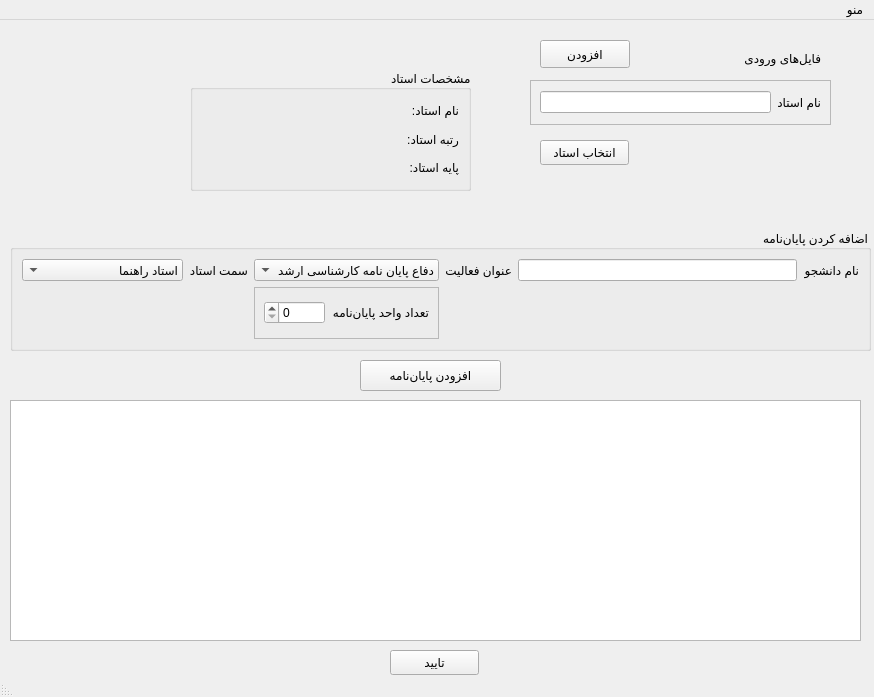
<?xml version="1.0" encoding="UTF-8"?>
<ui version="4.0">
 <class>mainWindow</class>
 <widget class="QMainWindow" name="mainWindow">
  <property name="geometry">
   <rect>
    <x>0</x>
    <y>0</y>
    <width>874</width>
    <height>697</height>
   </rect>
  </property>
  <property name="windowTitle">
   <string>MainWindow</string>
  </property>
  <widget class="QWidget" name="centralwidget">
   <widget class="QLabel" name="logo">
    <property name="geometry">
     <rect>
      <x>10</x>
      <y>10</y>
      <width>161</width>
      <height>181</height>
     </rect>
    </property>
    <property name="text">
     <string/>
    </property>
    <property name="pixmap">
     <pixmap resource="../resources/logo.qrc">:/uni-logo/logo.png</pixmap>
    </property>
    <property name="scaledContents">
     <bool>true</bool>
    </property>
   </widget>
   <widget class="QTableView" name="outputTable">
    <property name="geometry">
     <rect>
      <x>10</x>
      <y>380</y>
      <width>851</width>
      <height>241</height>
     </rect>
    </property>
   </widget>
   <widget class="QFrame" name="profSelectionFrame">
    <property name="geometry">
     <rect>
      <x>530</x>
      <y>60</y>
      <width>301</width>
      <height>45</height>
     </rect>
    </property>
    <property name="frameShape">
     <enum>QFrame::StyledPanel</enum>
    </property>
    <property name="frameShadow">
     <enum>QFrame::Raised</enum>
    </property>
    <layout class="QGridLayout" name="gridLayout">
     <item row="0" column="0">
      <widget class="QLineEdit" name="profPrimaryKey"/>
     </item>
     <item row="0" column="1">
      <widget class="QLabel" name="profSelectionLabel">
       <property name="text">
        <string>نام استاد</string>
       </property>
      </widget>
     </item>
    </layout>
   </widget>
   <widget class="QPushButton" name="profSelectionConfirmBtn">
    <property name="geometry">
     <rect>
      <x>540</x>
      <y>120</y>
      <width>89</width>
      <height>25</height>
     </rect>
    </property>
    <property name="statusTip">
     <string>انتخاب یک استاد برای ایجاد لیست حق التدریس</string>
    </property>
    <property name="text">
     <string>انتخاب استاد</string>
    </property>
   </widget>
   <widget class="QGroupBox" name="profDetailsBox">
    <property name="geometry">
     <rect>
      <x>190</x>
      <y>50</y>
      <width>281</width>
      <height>121</height>
     </rect>
    </property>
    <property name="layoutDirection">
     <enum>Qt::RightToLeft</enum>
    </property>
    <property name="title">
     <string>مشخصات استاد</string>
    </property>
    <layout class="QGridLayout" name="gridLayout_2">
     <item row="2" column="0">
      <widget class="QLabel" name="profBaseLabel">
       <property name="text">
        <string>پایه استاد:</string>
       </property>
      </widget>
     </item>
     <item row="2" column="1">
      <widget class="QLabel" name="profBase">
       <property name="text">
        <string/>
       </property>
      </widget>
     </item>
     <item row="1" column="0">
      <widget class="QLabel" name="profGradeLabel">
       <property name="text">
        <string>رتبه استاد:</string>
       </property>
      </widget>
     </item>
     <item row="1" column="1">
      <widget class="QLabel" name="profGrade">
       <property name="text">
        <string/>
       </property>
      </widget>
     </item>
     <item row="0" column="0">
      <widget class="QLabel" name="profNameLabel">
       <property name="text">
        <string>نام استاد:</string>
       </property>
      </widget>
     </item>
     <item row="0" column="1">
      <widget class="QLabel" name="profName">
       <property name="text">
        <string/>
       </property>
      </widget>
     </item>
    </layout>
   </widget>
   <widget class="QGroupBox" name="thesisInsertionBox">
    <property name="geometry">
     <rect>
      <x>10</x>
      <y>210</y>
      <width>861</width>
      <height>121</height>
     </rect>
    </property>
    <property name="layoutDirection">
     <enum>Qt::RightToLeft</enum>
    </property>
    <property name="title">
     <string>اضافه کردن پایان‌نامه</string>
    </property>
    <layout class="QGridLayout" name="gridLayout_3">
     <item row="0" column="5">
      <widget class="QComboBox" name="profPosition">
       <item>
        <property name="text">
         <string>استاد راهنما</string>
        </property>
       </item>
       <item>
        <property name="text">
         <string>استاد راهنمای مشترک اول</string>
        </property>
       </item>
       <item>
        <property name="text">
         <string>استاد راهنمای مشترک دوم</string>
        </property>
       </item>
       <item>
        <property name="text">
         <string>استاد مشاور</string>
        </property>
       </item>
       <item>
        <property name="text">
         <string>استاد مشاور مشترک اول</string>
        </property>
       </item>
       <item>
        <property name="text">
         <string>استاد مشاور مشترک دوم</string>
        </property>
       </item>
       <item>
        <property name="text">
         <string>ناظر تحصیلات تکمیلی</string>
        </property>
       </item>
       <item>
        <property name="text">
         <string>داور</string>
        </property>
       </item>
      </widget>
     </item>
     <item row="0" column="4">
      <widget class="QLabel" name="profPositionLabel">
       <property name="text">
        <string>سمت استاد</string>
       </property>
      </widget>
     </item>
     <item row="0" column="1">
      <widget class="QLineEdit" name="studentName"/>
     </item>
     <item row="0" column="2">
      <widget class="QLabel" name="activityTitleLabel">
       <property name="text">
        <string>عنوان فعالیت</string>
       </property>
      </widget>
     </item>
     <item row="0" column="0">
      <widget class="QLabel" name="studentNameLabel">
       <property name="text">
        <string>نام دانشجو</string>
       </property>
      </widget>
     </item>
     <item row="0" column="3">
      <widget class="QComboBox" name="activityTitle">
       <item>
        <property name="text">
         <string>دفاع پایان نامه کارشناسی ارشد</string>
        </property>
       </item>
       <item>
        <property name="text">
         <string>دفاع از پروپوزال دکتری</string>
        </property>
       </item>
       <item>
        <property name="text">
         <string>دفاع نهایی رساله دکتری</string>
        </property>
       </item>
      </widget>
     </item>
     <item row="1" column="3">
      <widget class="QFrame" name="unitCountFrame">
       <property name="frameShape">
        <enum>QFrame::StyledPanel</enum>
       </property>
       <property name="frameShadow">
        <enum>QFrame::Raised</enum>
       </property>
       <layout class="QGridLayout" name="gridLayout_4">
        <item row="0" column="1">
         <widget class="QSpinBox" name="unitCount"/>
        </item>
        <item row="0" column="0">
         <widget class="QLabel" name="unitCountLabel">
          <property name="text">
           <string>تعداد واحد پایان‌نامه</string>
          </property>
         </widget>
        </item>
       </layout>
      </widget>
     </item>
    </layout>
   </widget>
   <widget class="QPushButton" name="addThesisBtn">
    <property name="geometry">
     <rect>
      <x>360</x>
      <y>340</y>
      <width>141</width>
      <height>31</height>
     </rect>
    </property>
    <property name="statusTip">
     <string>افزودن پایان‌نامه به جدول زیر</string>
    </property>
    <property name="text">
     <string>افزودن پایان‌نامه</string>
    </property>
   </widget>
   <widget class="QPushButton" name="confirmThesesBtn">
    <property name="geometry">
     <rect>
      <x>390</x>
      <y>630</y>
      <width>89</width>
      <height>25</height>
     </rect>
    </property>
    <property name="statusTip">
     <string>ایجاد فایل خروجی با محتوای جدول</string>
    </property>
    <property name="text">
     <string>تایید</string>
    </property>
   </widget>
   <widget class="QPushButton" name="importFilesBtn">
    <property name="geometry">
     <rect>
      <x>540</x>
      <y>20</y>
      <width>90</width>
      <height>28</height>
     </rect>
    </property>
    <property name="statusTip">
     <string>انتخاب فایل های ورودی برنامه</string>
    </property>
    <property name="text">
     <string>افزودن</string>
    </property>
   </widget>
   <widget class="QLabel" name="label">
    <property name="geometry">
     <rect>
      <x>660</x>
      <y>30</y>
      <width>161</width>
      <height>16</height>
     </rect>
    </property>
    <property name="text">
     <string>فایل‌های ورودی</string>
    </property>
   </widget>
  </widget>
  <widget class="QMenuBar" name="menubar">
   <property name="geometry">
    <rect>
     <x>0</x>
     <y>0</y>
     <width>874</width>
     <height>23</height>
    </rect>
   </property>
   <property name="layoutDirection">
    <enum>Qt::RightToLeft</enum>
   </property>
   <widget class="QMenu" name="menu">
    <property name="title">
     <string>منو</string>
    </property>
    <addaction name="actionAppendProf"/>
   </widget>
   <addaction name="menu"/>
  </widget>
  <widget class="QStatusBar" name="statusbar">
   <property name="layoutDirection">
    <enum>Qt::RightToLeft</enum>
   </property>
  </widget>
  <action name="actionAppendProf">
   <property name="text">
    <string>افزودن استاد</string>
   </property>
   <property name="statusTip">
    <string>افزودن استاد به فایل اساتید</string>
   </property>
   <property name="shortcut">
    <string>Ctrl+A</string>
   </property>
  </action>
 </widget>
 <resources>
  <include location="../resources/logo.qrc"/>
  <include location="../resources/logo.qrc"/>
 </resources>
 <connections/>
</ui>
